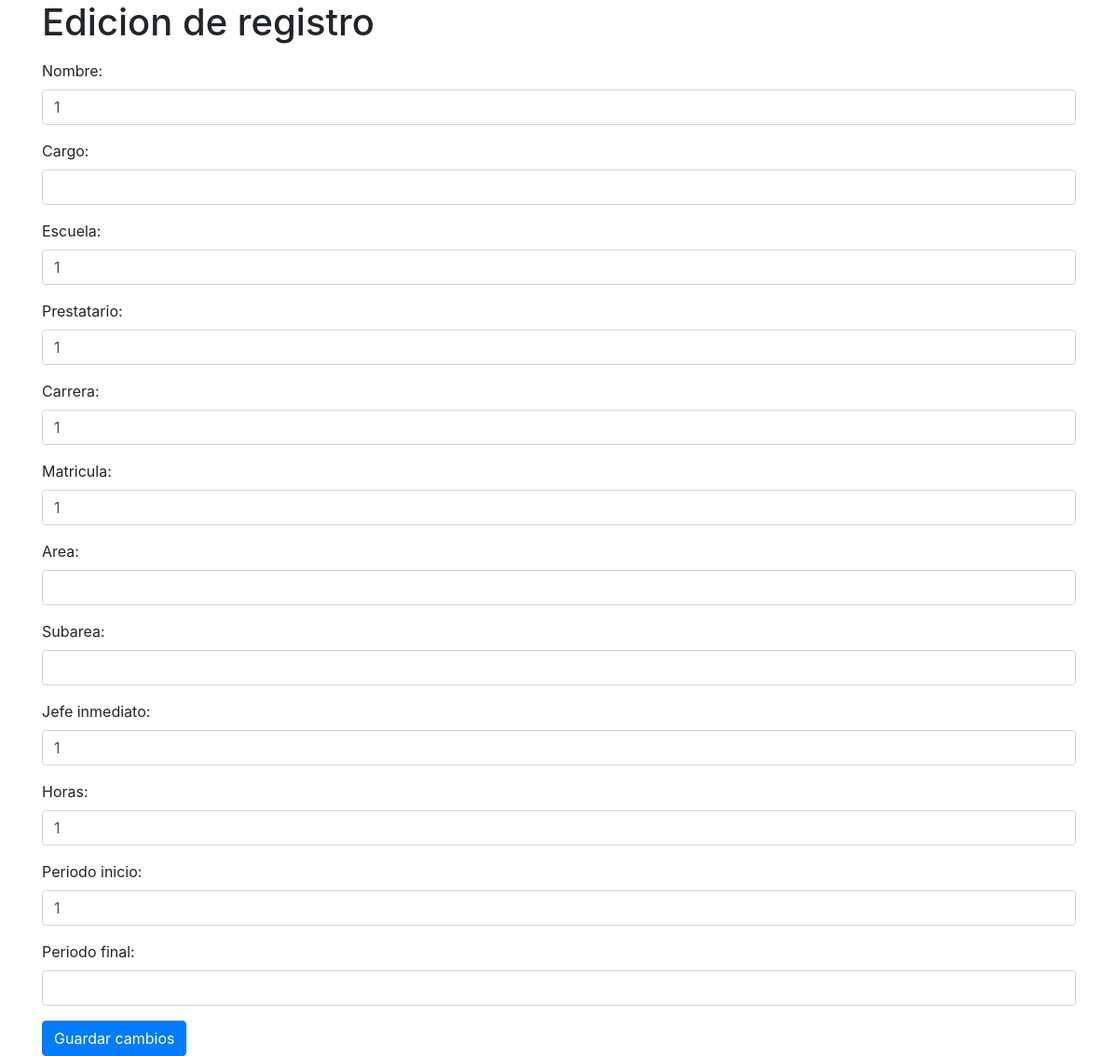
The page /edit_pp_lib.php?id=1 on the database its author committed.
### tables this page shows
CREATE TABLE `terminacion_pp` (
  `Id_pp` int(11) NOT NULL,
  `nombreExpide` varchar(130) NOT NULL,
  `cargoPer` varchar(150) NOT NULL,
  `nombreEscuela` varchar(200) NOT NULL,
  `nombreEstudiante` varchar(100) NOT NULL,
  `carrera` varchar(100) NOT NULL,
  `noCuenta` varchar(20) NOT NULL,
  `area` varchar(100) NOT NULL,
  `subarea` varchar(130) NOT NULL,
  `jefeInmediato` varchar(100) NOT NULL,
  `numHoras` int(5) NOT NULL,
  `periodo_inicio` varchar(100) NOT NULL,
  `periodo_final` varchar(100) NOT NULL,
  `ruta` varchar(255) NOT NULL
);

### edit_pp_lib.php (the view, shortened to what this page needs)
<?php
$getmysql = new mysqlconex();
$getconex = $getmysql->conex();
$idSeleccionado = $_GET['id'];
$consulta = "SELECT * FROM terminacion_pp WHERE Id_pp = $idSeleccionado";
$resultado = mysqli_query($getconex, $consulta);
$fila = mysqli_fetch_assoc($resultado);
?>
<!DOCTYPE html>
<html>
<head>
  <link rel="stylesheet" href="https://stackpath.bootstrapcdn.com/bootstrap/4.5.0/css/bootstrap.min.css">
</head>
<body>
  <div class="container">
  <h1>Edicion de registro</h1>
    <form method="POST" action="">
      <div class="form-group">
        <label for="nombreExpide">Nombre: </label>
        <input type="text" class="form-control" name="nombreExpide" value="<?php echo $fila['nombreExpide']; ?>">
      </div>
      <div class="form-group">
        <label for="cargoPer">Cargo: </label>
        <input type="text" class="form-control" name="cargoPer" value="<?php echo $fila['cargoPer']; ?>">
      </div>
      <div class="form-group">
        <label for="nombreEscuela">Escuela: </label>
        <input type="text" class="form-control" name="nombreEscuela" value="<?php echo $fila['nombreEscuela']; ?>">
      </div>
      <div class="form-group">
        <label for="nombreEstudiante">Prestatario: </label>
        <input type="text" class="form-control" name="nombreEstudiante" value="<?php echo $fila['nombreEstudiante']; ?>">
      </div>
      <div class="form-group">
        <label for="carrera">Carrera: </label>
        <input type="text" class="form-control" name="carrera" value="<?php echo $fila['carrera']; ?>">
      </div>
      <div class="form-group">
        <label for="noCuenta">Matricula: </label>
        <input type="text" class="form-control" name="noCuenta" value="<?php echo $fila['noCuenta']; ?>">
      </div>
      <div class="form-group">
        <label for="area">Area: </label>
        <input type="text" class="form-control" name="area" value="<?php echo $fila['area']; ?>">
      </div>
      <div class="form-group">
        <label for="subarea">Subarea: </label>
        <input type="text" class="form-control" name="subarea" value="<?php echo $fila['subarea']; ?>">
      </div>
      <div class="form-group">
        <label for="jefeInmediato">Jefe inmediato: </label>
        <input type="text" class="form-control" name="jefeInmediato" value="<?php echo $fila['noCuenta']; ?>">
      </div>
      <div class="form-group">
        <label for="numHoras">Horas: </label>
        <input type="number" class="form-control" name="numHoras" value="<?php echo $fila['numHoras']; ?>">
      </div>
      <div class="form-group">
        <label for="periodo_inicio">Periodo inicio: </label>
        <input type="text" class="form-control" name="periodo_inicio" value="<?php echo $fila['periodo_inicio']; ?>">
      </div>
      <div class="form-group">
        <label for="periodo_final">Periodo final: </label>
        <input type="text" class="form-control" name="periodo_final" value="<?php echo $fila['periodo_final']; ?>">
      </div>
      <button type="submit" class="btn btn-primary">Guardar cambios</button>
    </form>
  </div>
</body>
</html>

### edit_pp_lib.php (style rules this page uses)
.form-group { position: relative; }

### rows shown on the page
terminacion_pp: nombreExpide "1", nombreEscuela "1", nombreEstudiante "1", carrera "1", noCuenta "1", jefeInmediato "1", numHoras "1", periodo_inicio "1"
